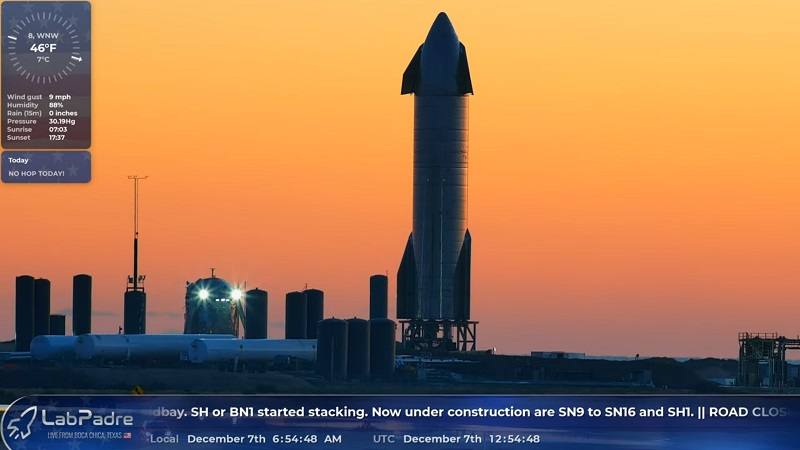
#> input picture Lab - 5/imagens/_sn8.jpg, 800 x 450 px; its folder holds 4 pictures in this run
$ python Ex04.py
#> lines starting #> are read from the running program, lines starting #| are printed output that depends on the picture
from threading import Thread
from PIL import Image, ImageEnhance, ImageFilter
import os
import queue
from timeit import default_timer as timer


def aplicar_efeito(imagem, efeito):
    if efeito == 'cinzentos':
        enh = ImageEnhance.Color(imagem)
        imagem = enh.enhance(0.0)
    elif efeito == 'contraste':
        enh = ImageEnhance.Contrast(imagem)
        imagem = enh.enhance(1.8)
    elif efeito == 'arestas':
        imagem = imagem.filter(ImageFilter.FIND_EDGES)
    elif efeito == 'blur':
        imagem = imagem.filter(ImageFilter.BLUR)
    # imagem.show()
    return imagem


def trabalhador(tarefa, input_queue, output_queue):
    while True:
        imagem = input_queue.get()
        if imagem is None:
            output_queue.put(None)
            return
        imagem = aplicar_efeito(imagem, tarefa)
        output_queue.put(imagem)


if __name__ == '__main__':
    diretoria = "./imagens"
    inicio = timer()
    queue_inicial = queue.Queue()
    queue2 = queue.Queue()
    queue3 = queue.Queue()
    queue4 = queue.Queue()
    queue_final = queue.Queue()
    # put images in the initial queue
    for file in os.listdir(diretoria):
        # Read image
        imagem = Image.open(diretoria + "/" + str(file))
#> imagem is the input picture: PIL image 800x450 RGB; mean R, G, B 163.5, 118.2, 84
        # Display image
        imagem.show()
        queue_inicial.put(imagem)
    # put the terminator in the work queue
    queue_inicial.put(None)
    trabalhador_1 = Thread(target=trabalhador, args=('cinzentos', queue_inicial, queue2))
    trabalhador_1.start()

    trabalhador_2 = Thread(target=trabalhador, args=('contraste', queue2, queue3))
    trabalhador_2.start()

    trabalhador_3 = Thread(target=trabalhador, args=('arestas', queue3, queue4))
    trabalhador_3.start()

    trabalhador_4 = Thread(target=trabalhador, args=('blur', queue4, queue_final))
    trabalhador_4.start()

    trabalhador_4.join()
    while not queue_final.empty():
        imagem = queue_final.get()
        if imagem:
            imagem.show()
#> this loop made 5 passes
#> pass 1, `imagem = queue_final.get()`:
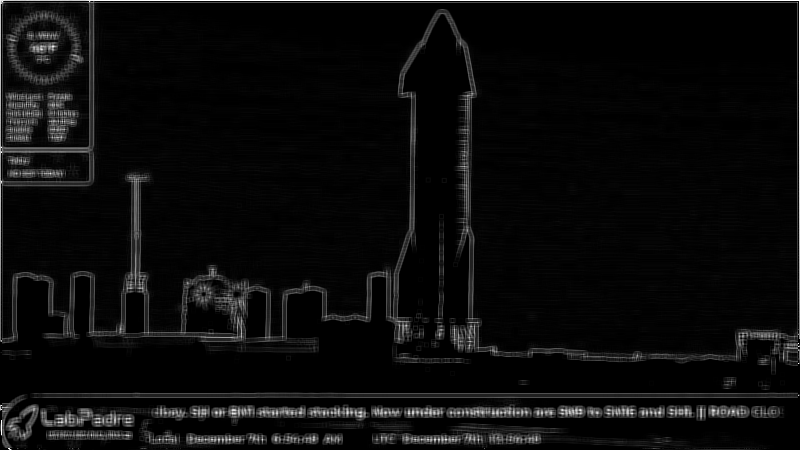
#> imagem: PIL image 800x450 RGB; min 0, max 255, mean 11.5
#> pass 2, `imagem = queue_final.get()`:
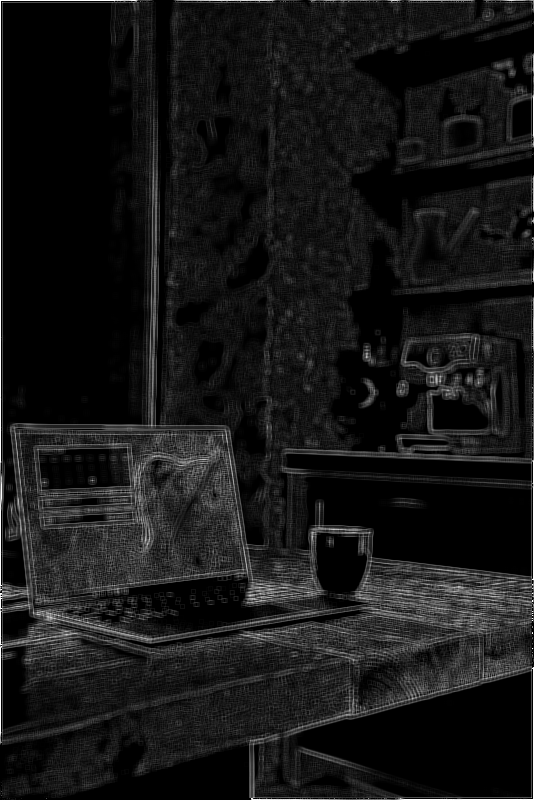
#> imagem: PIL image 534x800 RGB; min 0, max 255, mean 22.4
#> pass 3, `imagem = queue_final.get()`:
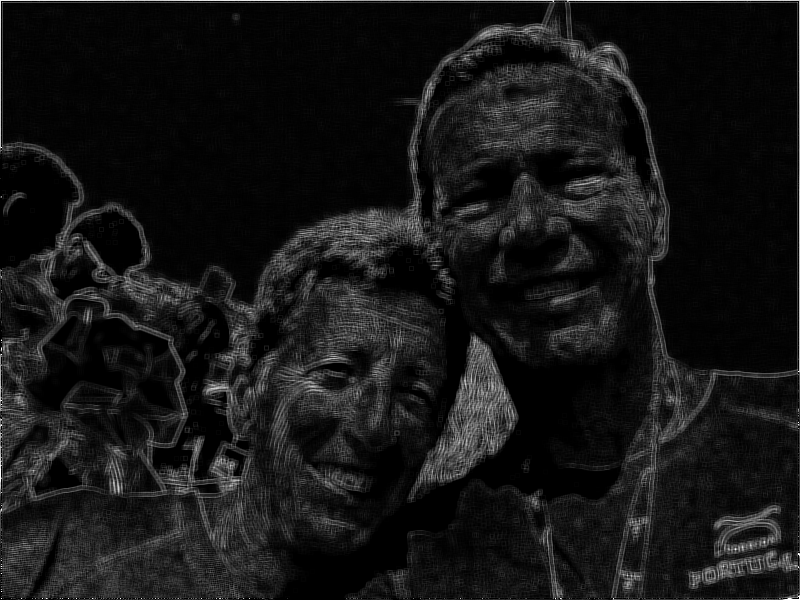
#> imagem: PIL image 800x600 RGB; min 0, max 255, mean 21.9
    fim = timer()
    print(f"Time of pipelining: {fim - inicio:.8f}")
